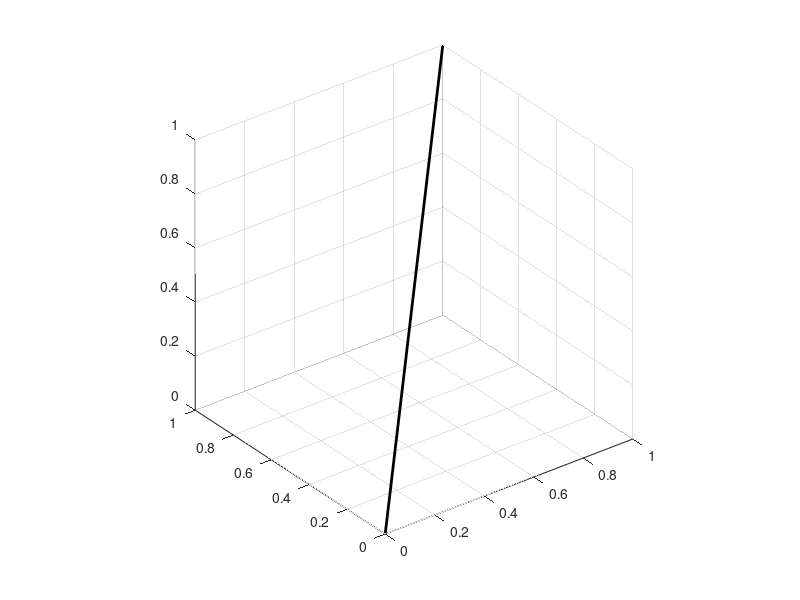

This chart was generated by the following MATLAB code: (Note: this script raises an error after producing the figure.)
% Exercise 1

close all
clear

%% Part d
w = [[0; 0; 0], [1;1;1]];
plot3(w(1,:), w(2,:),w(3,:), 'k', 'LineWidth', 2)
 
%% Part e
 axis equal
 grid on
 hold on
 
%% Part f  
 for a = linspace(0, 5*pi/4, 40)
     w1 = Rx(a) * w;
     plot3(w1(1,:), w1(2,:),w1(3,:), 'r--', 'LineWidth', 1)
 end
 plot3(w1(1,:), w1(2,:),w1(3,:), 'r--', 'LineWidth', 3)
 
 %% Part g  
 for a = linspace(0, 5*pi/4, 40)
     w2 = Ry(a) * w;
     plot3(w2(1,:), w2(2,:),w2(3,:), 'g--', 'LineWidth', 1)
 end
 plot3(w2(1,:), w2(2,:),w2(3,:), 'g--', 'LineWidth', 3)
 
 %% Part h 
 for a = linspace(0, 5*pi/4, 40)
     w3 = Rz(a) * w;
     plot3(w3(1,:), w3(2,:),w3(3,:), 'b--', 'LineWidth', 1)
 end
 plot3(w3(1,:), w3(2,:),w3(3,:), 'b--', 'LineWidth', 3)
